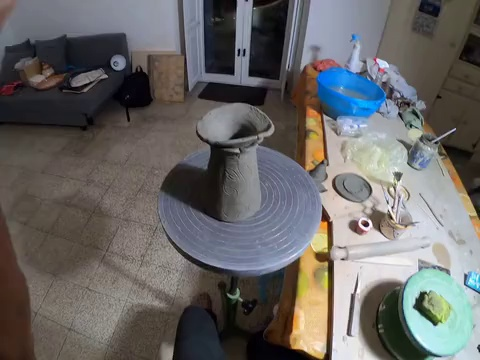
#> input picture images/03cc49c3-a7d1-445b-9a2a-545c4fae6843_103512.jpg, 480 x 360 px; its folder holds only this picture in this run
$ jupyter execute Untitled.ipynb
#> lines starting #> are read from the running program, lines starting #| are printed output that depends on the picture
[cell 1]
from PIL import Image
import os

[cell 2]
from PIL import Image
import os
import numpy as np

newsize = (480 // 2, 360 // 2 - 5)

grid_width = 9
grid_height = 6

# Directory where the images are located
image_directory = '../images'

# Creating a list of image filenames in the directory
image_files = os.listdir(image_directory)

# Sorting the image filenames to ensure consistent ordering
image_files.sort()

# Creating an empty list to store the images
images = []

# Loading each image and appending it to the list
for filename in image_files:
    if "ipynb" in filename or "1dc85adb-fbdd-4275-b9cf-42976acb4d14_52067" in filename:
        continue
    image_path = os.path.join(image_directory, filename)
    image = Image.open(image_path)
#> image is the input picture: PIL image 480x360 RGB; mean R, G, B 104.3, 102.4, 101.3
    image = image.resize(newsize)
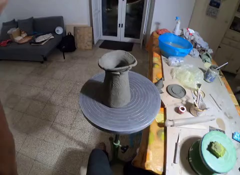
#> image: PIL image 240x175 RGB; mean R, G, B 104.3, 102.4, 101.3

    numpydata = np.asarray(image)
    if np.sum(numpydata) < 10:
        continue

    images.append(image)

    if len(images) == grid_width * grid_height:
        break

# Creating a new blank image for the grid
grid_image = Image.new('RGB', (grid_width * images[0].width, grid_height * images[0].height))
#> grid_image: PIL image 2160x1050 RGB; every value is 0

# Iterating over the images and pasting them onto the grid
for i, image in enumerate(images):
    x = (i % grid_width) * image.width
    y = (i // grid_width) * image.height
    grid_image.paste(image, (x, y))
#> this loop made 1 pass
#> (x, y) on pass 1: (0, 0)
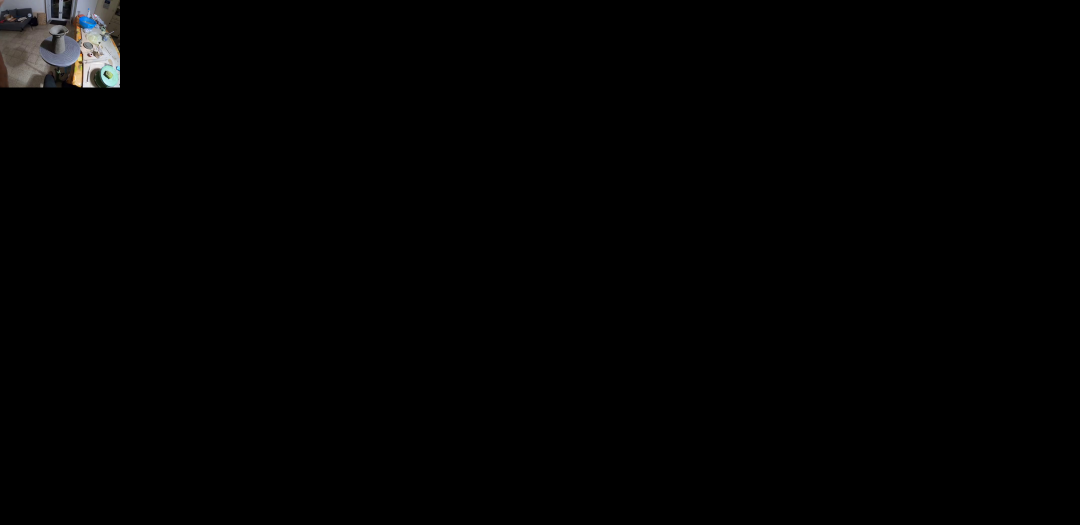
#> grid_image: PIL image 2160x1050 RGB (shown at 1/2 size); mean R, G, B 1.9, 1.9, 1.9

grid_image = grid_image.convert("RGBA")
#> grid_image: PIL image 2160x1050 RGBA

# Saving the final grid image
pixdata = grid_image.load()

w, h = grid_image.size
#> w = 2160; h = 1050
for y in range(h):
    for x in range(w):
        a = list(pixdata[x, y])
        a[-1] = 50
        pixdata[x, y] =  tuple(a)
grid_image.save(f"../check.png", "PNG")
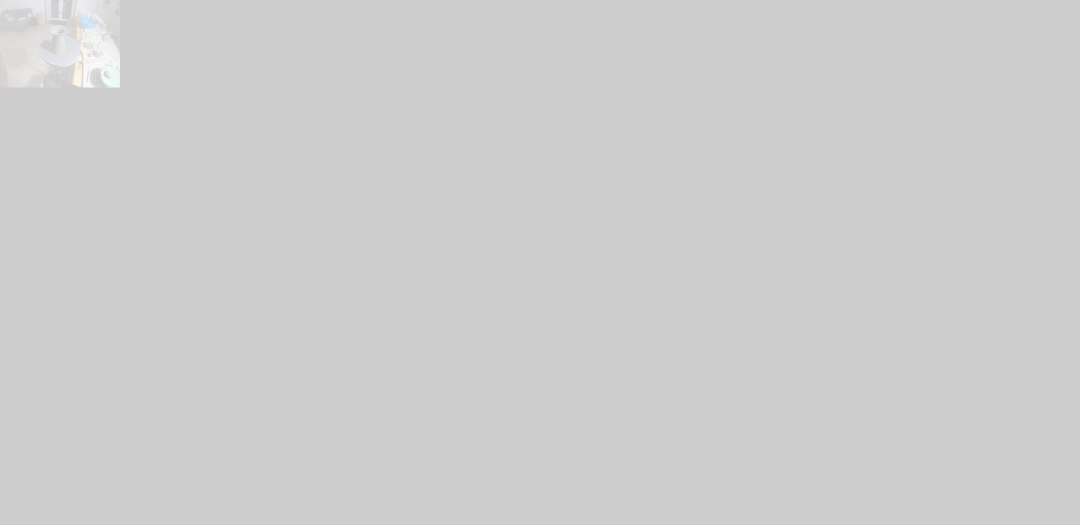
#> saved as check.png: PIL image 2160x1050 RGBA (shown at 1/2 size); mean R, G, B, A 1.9, 1.9, 1.9, 50; transparent parts drawn white

$ run again, on images/0e6fb738-05fc-4dd5-9746-a8e10efe8c20_60041.jpg
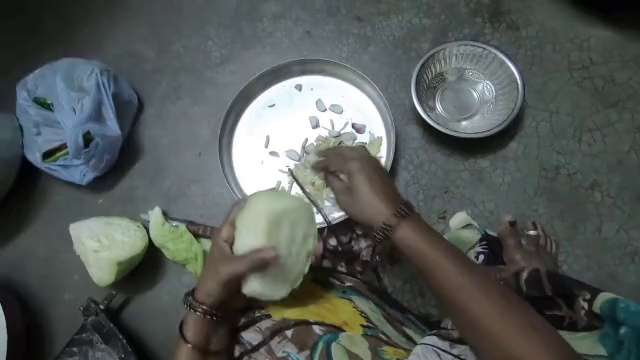
#> input picture images/0e6fb738-05fc-4dd5-9746-a8e10efe8c20_60041.jpg, 640 x 360 px
#> image is the input picture: PIL image 640x360 RGB; mean R, G, B 83.7, 89.2, 86.7
#> `image = image.resize(newsize)`:
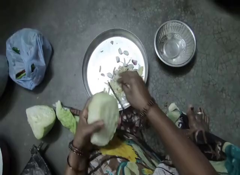
#> image: PIL image 240x175 RGB; mean R, G, B 83.7, 89.2, 86.7
#> the loop `for i, image in enumerate(images):` made 1 pass
#> (x, y) on pass 1: (0, 0)
#> `grid_image.save(f"../check.png", "PNG")`:
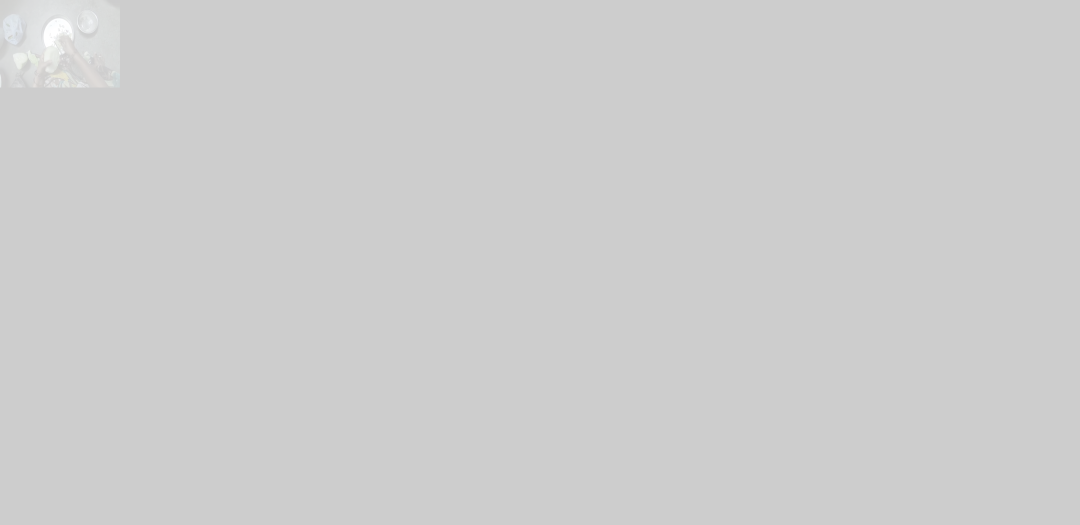
#> saved as check.png: PIL image 2160x1050 RGBA (shown at 1/2 size); mean R, G, B, A 1.5, 1.7, 1.6, 50; transparent parts drawn white

$ run again, on images/145b2a5d-3ed9-41e2-b5af-24de3045d7c2_114436.jpg
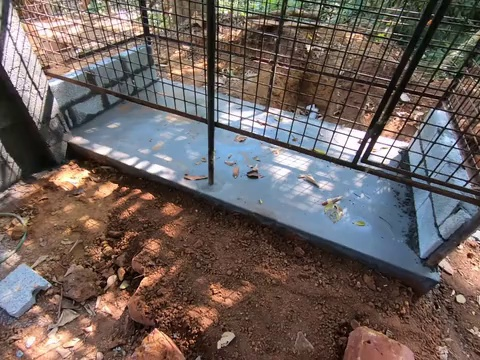
#> input picture images/145b2a5d-3ed9-41e2-b5af-24de3045d7c2_114436.jpg, 480 x 360 px
#> image is the input picture: PIL image 480x360 RGB; mean R, G, B 109.2, 97, 93.1
#> image: PIL image 240x175 RGB
#> the loop `for i, image in enumerate(images):` made 1 pass
#> (x, y) on pass 1: (0, 0)
#> after the loop `for i, image in enumerate(images):`:
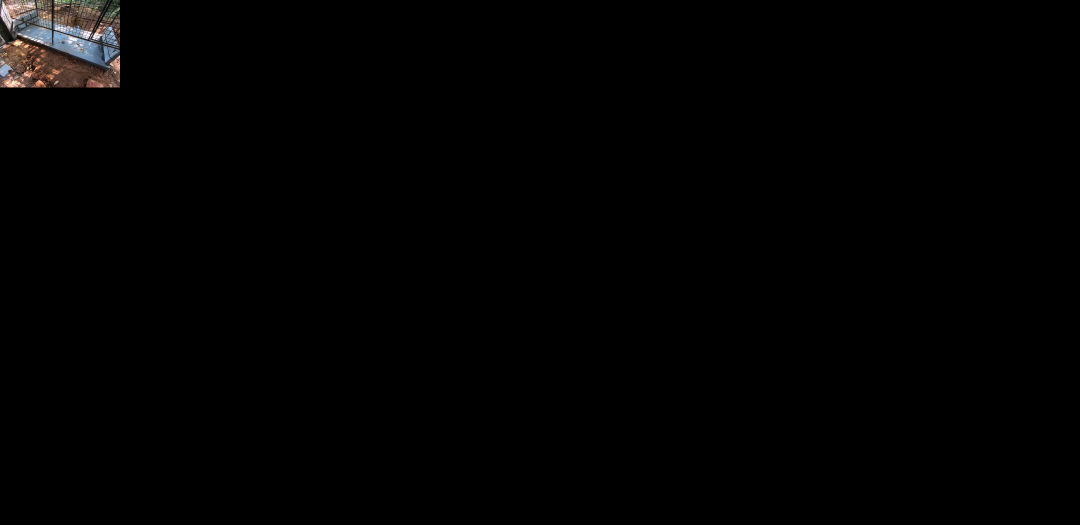
#> grid_image: PIL image 2160x1050 RGB (shown at 1/2 size); mean R, G, B 2, 1.8, 1.7
#> `grid_image.save(f"../check.png", "PNG")`:
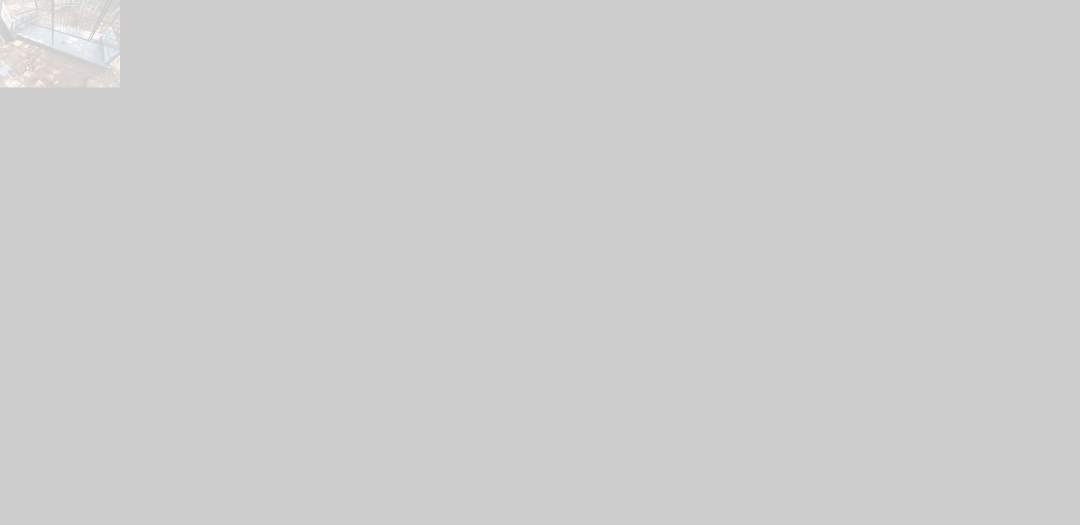
#> saved as check.png: PIL image 2160x1050 RGBA (shown at 1/2 size); mean R, G, B, A 2, 1.8, 1.7, 50; transparent parts drawn white

$ run again, on images/16a54f9d-6729-442a-8d39-3e7db4215f57_31844.jpg
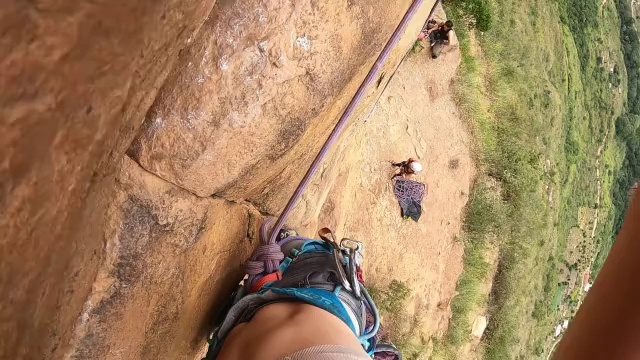
#> input picture images/16a54f9d-6729-442a-8d39-3e7db4215f57_31844.jpg, 640 x 360 px
#> image is the input picture: PIL image 640x360 RGB; mean R, G, B 161.5, 129.6, 95.2
#> `image = image.resize(newsize)`:
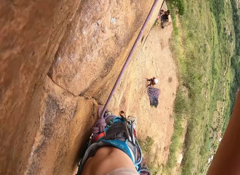
#> image: PIL image 240x175 RGB; mean R, G, B 161.5, 129.6, 95.2
#> the loop `for i, image in enumerate(images):` made 1 pass
#> (x, y) on pass 1: (0, 0)
#> `grid_image.save(f"../check.png", "PNG")`:
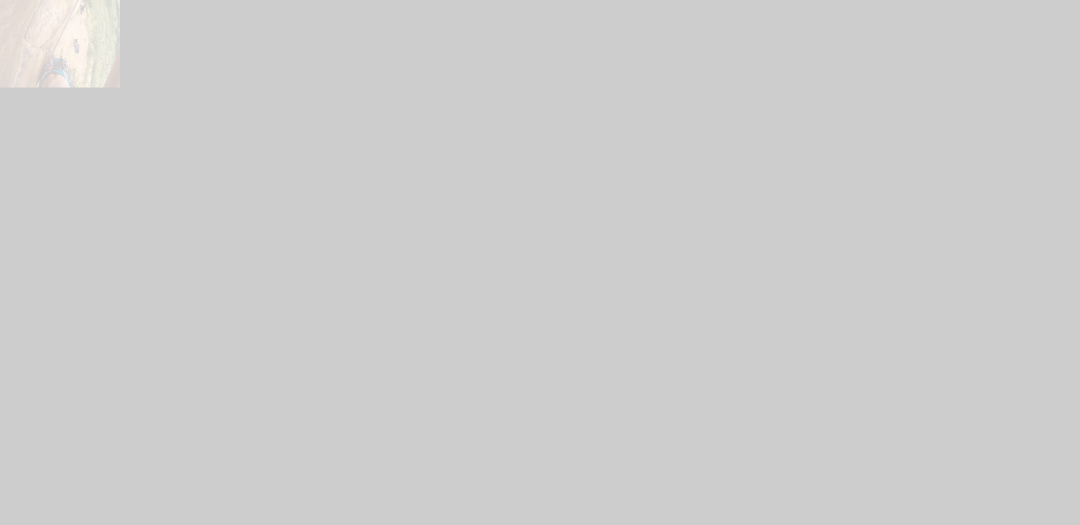
#> saved as check.png: PIL image 2160x1050 RGBA (shown at 1/2 size); mean R, G, B, A 3, 2.4, 1.8, 50; transparent parts drawn white

$ run again, on images/04e5bd47-b789-4fdc-acfb-78f9978bbc7d_57828.jpg
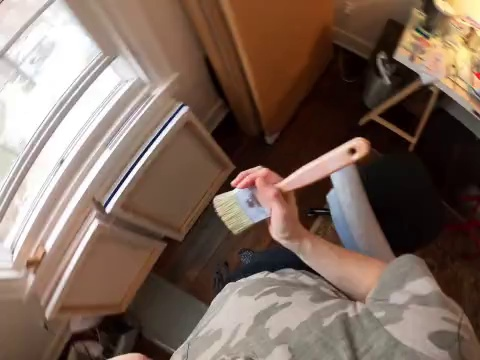
#> input picture images/04e5bd47-b789-4fdc-acfb-78f9978bbc7d_57828.jpg, 480 x 360 px
#> image is the input picture: PIL image 480x360 RGB; mean R, G, B 124.3, 103.4, 91.8
#> image: PIL image 240x175 RGB
#> the loop `for i, image in enumerate(images):` made 1 pass
#> (x, y) on pass 1: (0, 0)
#> after the loop `for i, image in enumerate(images):`:
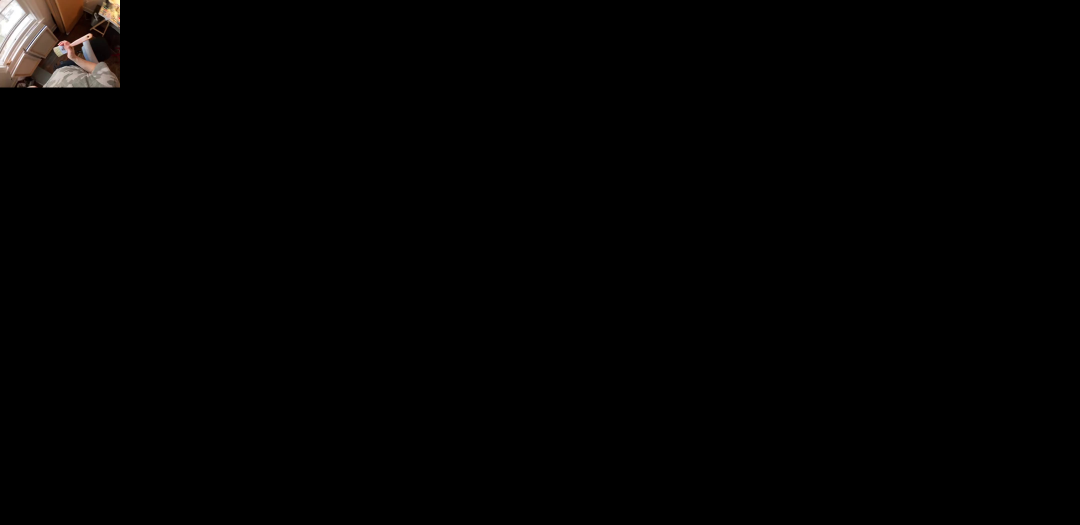
#> grid_image: PIL image 2160x1050 RGB (shown at 1/2 size); mean R, G, B 2.3, 1.9, 1.7
#> `grid_image.save(f"../check.png", "PNG")`:
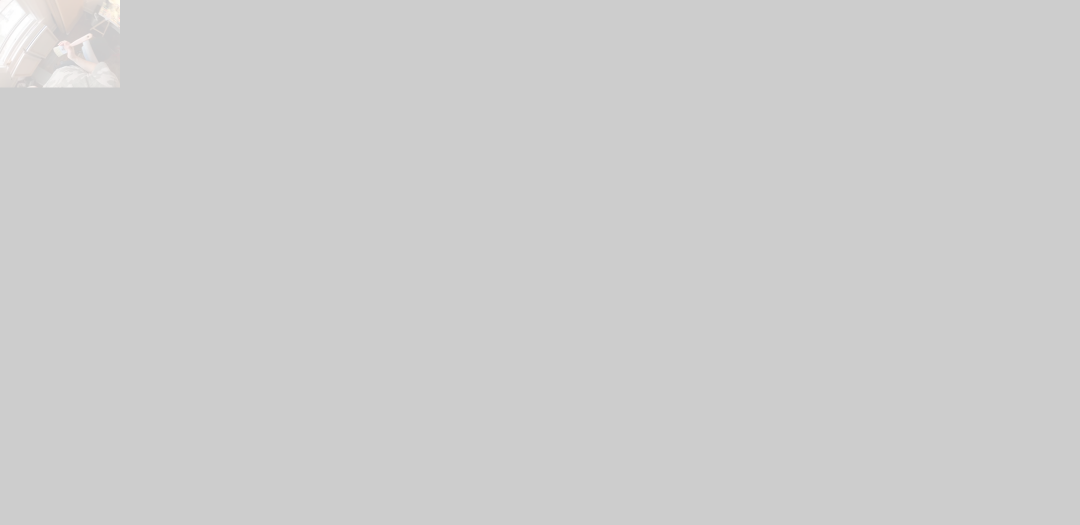
#> saved as check.png: PIL image 2160x1050 RGBA (shown at 1/2 size); mean R, G, B, A 2.3, 1.9, 1.7, 50; transparent parts drawn white
